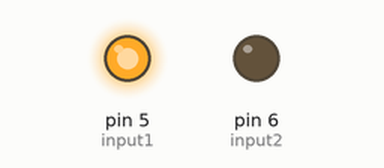
The sketch below on a simulated Arduino Uno, built with avr-gcc and run on an emulated ATmega328P. On the bench: output pins drawn as LEDs (lit = HIGH).

Above: at 0.1 s.
Timing chart, 0 to 1.6 s (numbered marks = the images above):
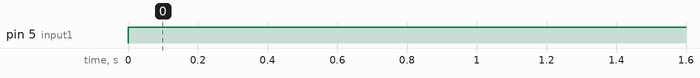

Measured:
- by itself, pin 5 (input1): LOW → HIGH at 0.00 s

The sketch:

motor.ino
```cpp
int input1 = 5; // 定义uno的pin 5 向 input1 输出
int input2 = 6; // 定义uno的pin 6 向 input2 输出
int enA = 10; // 定义uno的pin 10 向 输出A使能端输出

void setup() {
   pinMode(input1,OUTPUT);
   pinMode(input2,OUTPUT);
//   pinMode(enA,OUTPUT);
}

void loop() {
   digitalWrite(input1,HIGH); //给高电平
   digitalWrite(input2,LOW);  //给低电平
//   analogWrite(enA,100);
 }
```
